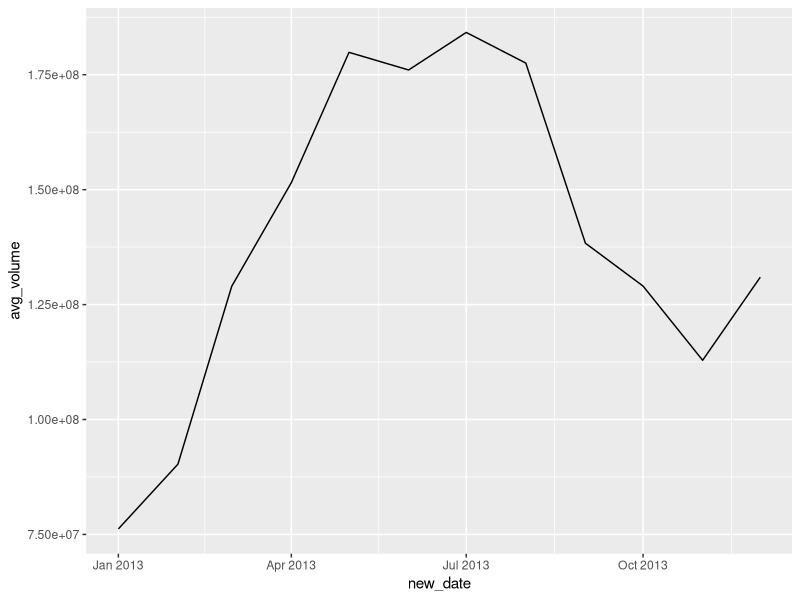

Write R code to recreate this figure.
## ---- chunk 1
library(tidyverse)
library(lubridate)
## ---- chunk 2
#duration
ddays(1)
2*dyears(1)
dweeks(1) - dseconds(10000)
## ---- chunk 3
#period
days(3) + hours(4) + seconds(10)
3*(years(4) + months(3))
## ---- chunk 4
#interval
today() %--% (today() + years(5))
(today() %--% (today() + years(5))) / days(1)/365
#because of leap year, not exact 5
## ---- chunk 5
data("txhousing")
head(txhousing)

txhousing <- txhousing %>%
  mutate(new_date = make_date(year, month))

txhousing %>%
  filter(!is.na(volume), year == 2013) %>%
  group_by(new_date) %>%
  mutate(avg_volume = mean(volume)) %>%
  ggplot(aes(x = new_date, y = avg_volume)) + 
  geom_line()
